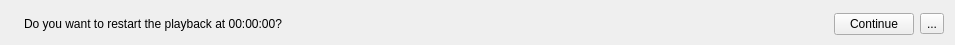
<?xml version="1.0" encoding="UTF-8"?>
<ui version="4.0">
 <class>ContinuePlaybackWidget</class>
 <widget class="QWidget" name="ContinuePlaybackWidget">
  <property name="geometry">
   <rect>
    <x>0</x>
    <y>0</y>
    <width>955</width>
    <height>45</height>
   </rect>
  </property>
  <property name="windowTitle">
   <string>ContinuePlaybackWidget</string>
  </property>
  <layout class="QHBoxLayout" name="horizontalLayout">
   <property name="topMargin">
    <number>9</number>
   </property>
   <property name="bottomMargin">
    <number>6</number>
   </property>
   <item>
    <widget class="QLabel" name="label">
     <property name="text">
      <string/>
     </property>
     <property name="pixmap">
      <pixmap resource="vura.qrc">:/icons/question-orange.png</pixmap>
     </property>
     <property name="scaledContents">
      <bool>false</bool>
     </property>
    </widget>
   </item>
   <item>
    <widget class="QLabel" name="questionLabel">
     <property name="text">
      <string>Do you want to restart the playback at 00:00:00?</string>
     </property>
    </widget>
   </item>
   <item>
    <spacer name="horizontalSpacer">
     <property name="orientation">
      <enum>Qt::Orientation::Horizontal</enum>
     </property>
     <property name="sizeHint" stdset="0">
      <size>
       <width>40</width>
       <height>20</height>
      </size>
     </property>
    </spacer>
   </item>
   <item>
    <widget class="QPushButton" name="continueButton">
     <property name="text">
      <string>Continue</string>
     </property>
    </widget>
   </item>
   <item>
    <widget class="QToolButton" name="closeButton">
     <property name="text">
      <string>...</string>
     </property>
     <property name="icon">
      <iconset theme="QIcon::ThemeIcon::ApplicationExit"/>
     </property>
    </widget>
   </item>
  </layout>
 </widget>
 <resources>
  <include location="vura.qrc"/>
 </resources>
 <connections/>
</ui>
